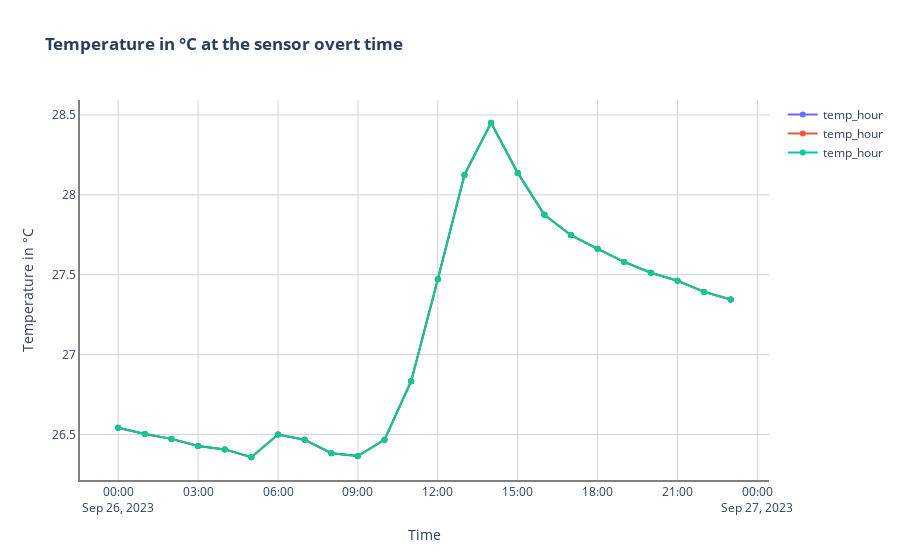

The notebook cell this image was saved under:
### Code cell
fig_temp = go.Figure()

fig_1.add_trace(
    go.Scatter(
        x= df_hour["date_time"].tail(24),
        y= df_hour["tmp"].tail(24),
        name= "temp_hour",
        mode= "lines+markers"
    )
)
